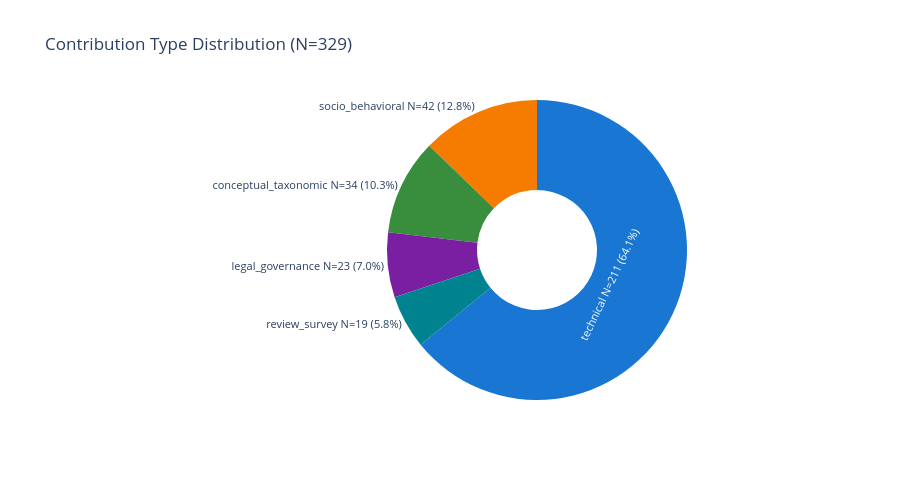

The cell this chart's notebook holds for it:
### Markdown cell above
## 2 · Contribution Type

### Code cell
ct_freq = freq_table(df["contribution_type"])
print(f"Contribution Type distribution (N={N}):")
display(ct_freq)

ct_colors = [STYLE["contribution_type"].get(v, "#9E9E9E") for v in ct_freq["value"]]

fig = go.Figure(go.Pie(
    labels=[f"{v}\nN={n} ({p}%)" for v, n, p in zip(ct_freq.value, ct_freq.N, ct_freq.pct)],
    values=ct_freq["N"],
    hole=0.4,
    marker_colors=ct_colors,
    textinfo="label",
    textfont_size=11,
))
fig.update_layout(
    title=f"Contribution Type Distribution (N={N})",
    height=480,
    showlegend=False,
)
fig.show()
save_figure(fig, "02_contribution_donut")

### Figure 1 — Plotly figure (JSON) as saved in the notebook; plotly's stock layout.template omitted (floating-point values rounded to 4 significant figures)
{"data": [{"hole": 0.4, "labels": ["technical\nN=211 (64.1%)", "socio_behavioral\nN=42 (12.8%)", "conceptual_taxonomic\nN=34 (10.3%)", "legal_governance\nN=23 (7.0%)", "review_survey\nN=19 (5.8%)"], "marker": {"colors": ["#1976D2", "#F57C00", "#388E3C", "#7B1FA2", "#00838F"]}, "textfont": {"size": 11}, "textinfo": "label", "type": "pie", "values": [211, 42, 34, 23, 19]}], "layout": {"height": 480, "showlegend": false, "title": {"text": "Contribution Type Distribution (N=329)"}}}
